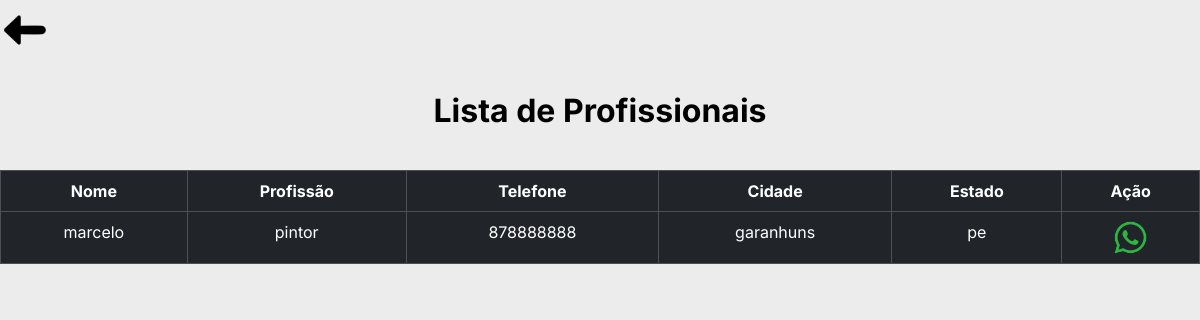
The page /profissionais/pintor on the database as committed earlier.
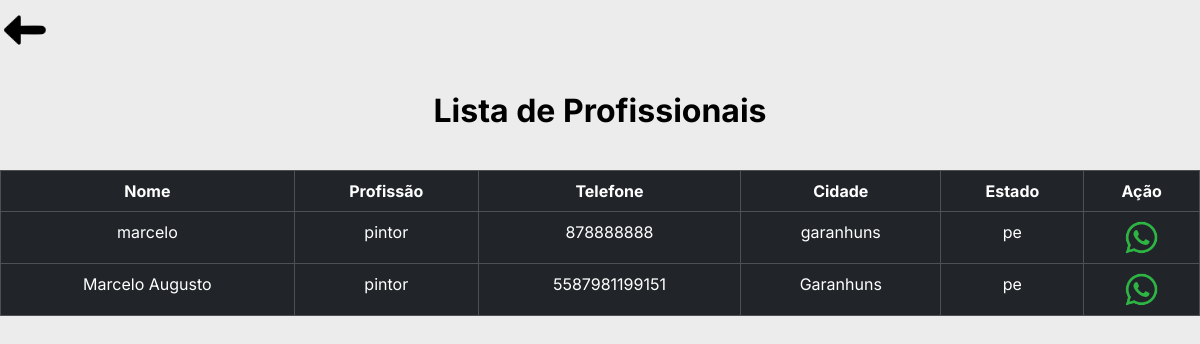
The same page on the database as committed later.
### tables this page shows
CREATE TABLE "profissionais"(
        "ID_profiss" INTEGER PRIMARY KEY AUTOINCREMENT,
        "nome"      TEXT,
        "CPF"       TEXT,
        "telefone"  TEXT,
        "email"     TEXT,
        "endereco"  TEXT,
        "num"       TEXT,
        "bairro"    TEXT,
        "CEP"       TEXT,
        cidade      TEXT,
        "uf"        TEXT,
        "profissao" TEXT
        );

### cliente.py (the view)
@bpclientes_blueprint.route('/profissionais/<profissao>', methods=['GET'])
def list_profissionais(profissao):
    profissionais = obter_profissionais_por_profissao(profissao)
    return render_template('clientes/perfil_profissional.html', profissionais=profissionais)

### cliente.py (called while the page is built)
def obter_profissionais_por_profissao(profissao):
    try:
        with sql.connect("goservice.db") as con:
            cur = con.cursor()
            print(profissao)
            cur.execute('''
                        SELECT * FROM profissionais
                        WHERE profissao = ?;
                    ''', (profissao,))
            dados = cur.fetchall()
            print('ggdgdgg',dados)
            colunas = [column[0] for column in cur.description]
            dados_json = [dict(zip(colunas, row)) for row in dados]
            return dados_json
    except sql.Error as err:
        print(f"Erro ao executar a consulta: {err}")
        return None

### templates/clientes/perfil_profissional.html (shortened to what this page needs)
{% extends 'clientes/base/base_lista.html' %}
{% block customCSS %}
<link rel="stylesheet" href="{{ url_for('static', filename='css/estilosCli/estilo_lista.css')}}">
{% endblock %}
{% block body %}
<h3 class="tit__pag">Lista de Profissionais</h3>
<table class="table table-bordered table-dark bg-dark tabua">
    <thead>
      <tr>
        <th scope="col">Nome</th>
        <th scope="col">Profissão</th>
        <th scope="col">Telefone</th>
        <th scope="col">Cidade</th>
        <th scope="col">Estado</th>
        <th scope="col">Ação</th>
      </tr>
    </thead>
    <tbody>
    {% for profissional in profissionais %}
      <tr>
        <td>{{ profissional['nome']  }}</td>
        <td>{{ profissional['profissao'] }}</td>
        <td>{{ profissional['telefone'] }}</td>
        <td>{{ profissional['cidade'] }}</td>
        <td>{{ profissional['uf'] }}</td>
        <td>
          <a href="https://wa.me/55{{ profissional['telefone'] }}">
            <img class="lista__prof-icone" src="{{ url_for('static', filename='img/whats.png')}}" alt="ícone do whatsapp">
          </a>
        </td>
      </tr>
    {% endfor %}
    </tbody>
  </table>
{% endblock %}

### templates/clientes/base/base_lista.html (shortened to what this page needs)
<!DOCTYPE html>
<html lang="pt-br">
<head>
    <link href="https://cdn.jsdelivr.net/npm/bootstrap@5.3.2/dist/css/bootstrap.min.css" rel="stylesheet">
    {% block customCSS %}
    {% endblock %}
</head>
<body>
    <header>
        <nav class="navbar navbar-expand-md navbar bg-transparent p-lg-0">
            <a class="navbar-brand" href="{{url_for('logincliente.protected')}}">
                <img class="img__logo__voltar" src="../../static/img/voltar.png" alt="">
            </a>
          </nav>
    </header>
    <div class="">
        {% block body %}
        {% endblock %}
    </div>
</body>
</html>

### static/css/estilosCli/estilo_lista.css (style rules this page uses)
:root { --cor-preta: #000; --cor-branca: #FFF; --cor-cinza: #ECECEC; --cor-cinza-escuro: #CBC8C8; --fonte-inter: 'Inter', sans-serif; }
* { margin: 0; padding: 0; box-sizing: border-box; }
body { font-family: 'Inter', sans-serif; background-color: var(--cor-cinza); color: var(--cor-preta); }
.img__logo__voltar { width: 50px; }
.tit__pag { font-size: 32px; font-weight: 700; padding: 1em 0em; display: flex; justify-content: center; }
.lista__prof-icone { width: 35px; }
th,td { text-align: center; }

Rows that differ between the two databases and show on the page:
added profissionais: nome "Marcelo Augusto", profissao "pintor", telefone "5587981199151", cidade "Garanhuns", uf "pe"
